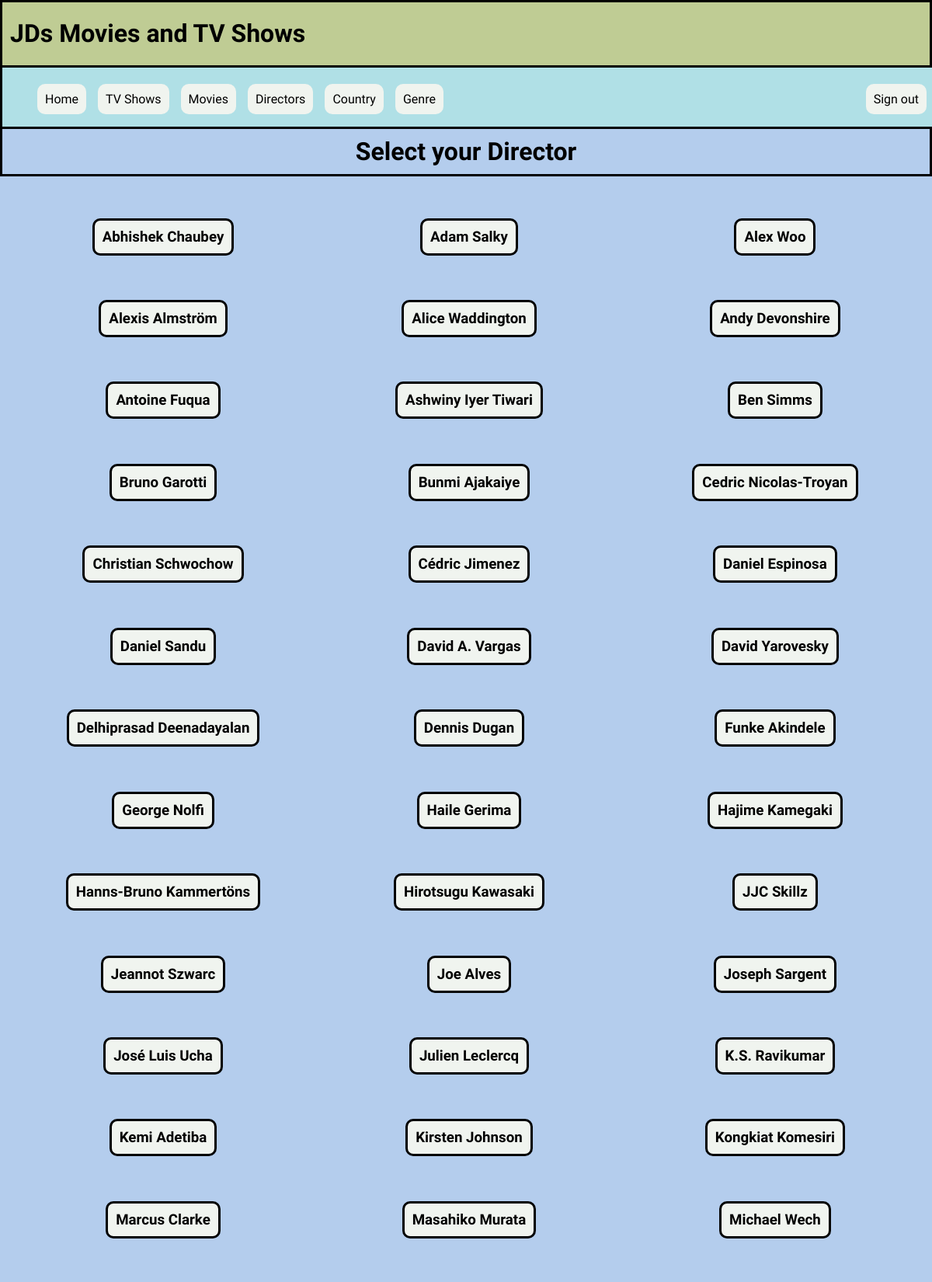
Page /Director_Select (signed in, upper part) on the committed database.
### tables this page shows
CREATE TABLE Director (Director_id INTEGER PRIMARY KEY NOT NULL, Directors TEXT);

### App.py (the view)
@app.route('/Director_Select')
def Director_Select():
    sql = '''SELECT Directors, Director_id FROM Director
    ORDER BY Directors ASC;'''
    results = query_db(sql)
    return render_template('Director_Select.html', results = results)

### App.py (called while the page is built)
def get_db():
    db = getattr(g, '_database', None)
    if db is None:
        db = g._database = sqlite3.connect(DATABASE)
    return db

@app.teardown_appcontext
def close_connection(exception):
    db = getattr(g, '_database', None)
    if db is not None:
        db.close()

def query_db(query, args=(), one=False, commit=False):
    db = get_db()
    cur = db.cursor()
    cur.execute(query, args)
    if commit:
        db.commit()
    rv =cur.fetchall()
    cur.close()
    return (rv[0] if rv else None) if one else rv

### templates/Director_Select.html
{% extends 'Header.html' %}
{% block start %}
    <h1 class = "Section_Header"> Select your Director</h1>
    <div class="Selection_Options">
        {% for Director in results %}
            <a href="/Director/{{Director[1]}}">
                <div class="Selection">
                    <h3>{{Director[0]}}</h3>
                </div>
            </a>
        {% endfor %}
    </div>
{% endblock %}

### static/style.css (style rules this page uses)
body { margin: 0; background-color: #b4cded; font-family: "Oswald"; }
a { text-decoration: none; }
.Section_Header { border: solid; border-top: none; text-align: center; margin: 0; padding-top: 10px; padding-bottom: 10px; }
.Selection_Options { margin-top: 25px; margin-bottom: 50px; }

### rows in the picture
Director: Directors "Abhishek Chaubey"
Director: Directors "Adam Salky"
Director: Directors "Alex Woo"
Director: Directors "Alexis Almström"
Director: Directors "Alice Waddington"
Director: Directors "Andy Devonshire"
Director: Directors "Antoine Fuqua"
Director: Directors "Ashwiny Iyer Tiwari"
Director: Directors "Ben Simms"
Director: Directors "Bruno Garotti"
Director: Directors "Bunmi Ajakaiye"
Director: Directors "Cedric Nicolas-Troyan"
Director: Directors "Christian Schwochow"
Director: Directors "Cédric Jimenez"
Director: Directors "Daniel Espinosa"
Director: Directors "Daniel Sandu"
Director: Directors "David A. Vargas"
Director: Directors "David Yarovesky"
Director: Directors "Delhiprasad Deenadayalan"
Director: Directors "Dennis Dugan"
Director: Directors "Funke Akindele"
Director: Directors "George Nolfi"
Director: Directors "Haile Gerima"
Director: Directors "Hajime Kamegaki"
Director: Directors "Hanns-Bruno Kammertöns"
Director: Directors "Hirotsugu Kawasaki"
Director: Directors "JJC Skillz"
Director: Directors "Jeannot Szwarc"
Director: Directors "Joe Alves"
Director: Directors "Joseph Sargent"
Director: Directors "José Luis Ucha"
Director: Directors "Julien Leclercq"
Director: Directors "K.S. Ravikumar"
Director: Directors "Kemi Adetiba"
Director: Directors "Kirsten Johnson"
Director: Directors "Kongkiat Komesiri"
Director: Directors "Marcus Clarke"
Director: Directors "Masahiko Murata"
Director: Directors "Michael Wech"
